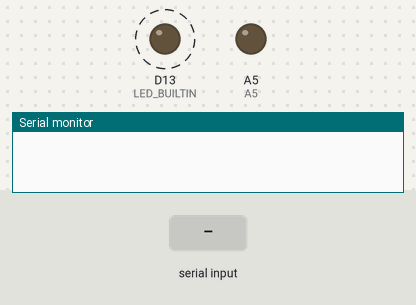
Recording of a sketch running on a simulated Arduino Zero (SAMD21). On the bench: output pins drawn as LEDs (lit = HIGH), the last lines printed to the serial monitor. Dashed ring = blinking. The inputs (shaded band) are chosen by the test bench.

Above: at 1.2 s.
1.3 s: "1\n" received over the second serial link
At 10.05 s:
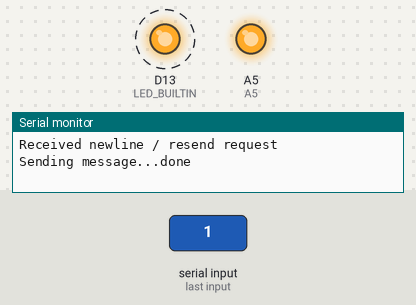
Timing chart, 0 to 10.3 s (numbered marks = the images above; inputs shaded):
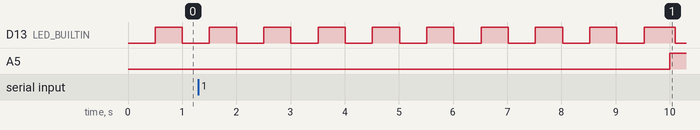

The sketch:

relay-simulator.ino
```cpp
#include <Arduino.h>
#include "wiring_private.h"

#define RX_PIN 10
#define TX_PIN 11
#define RX_PAD SERCOM_RX_PAD_2
#define TX_PAD UART_TX_PAD_0

Uart IridiumInterfaceSerial (&sercom1, RX_PIN, TX_PIN, RX_PAD, TX_PAD);
void SERCOM1_Handler()
{
  IridiumInterfaceSerial.IrqHandler();
}

uint32_t messageTimer, blinkTimer = millis();

void setup() {
  Serial.begin(115200);
  IridiumInterfaceSerial.begin(115200);

  // Assign pins 10 & 11 SERCOM functionality
  pinPeripheral(RX_PIN, PIO_SERCOM);
  pinPeripheral(TX_PIN, PIO_SERCOM);

  pinMode(19, OUTPUT); //A5
  pinMode(LED_BUILTIN, OUTPUT);
}

void sendMessage() {
  Serial.print("Sending message...");
  IridiumInterfaceSerial.println("Test message");
  Serial.println("done");
}

void loop() {
  if (millis() - messageTimer > 10000) {
    messageTimer = millis();
    digitalWrite(19, !digitalRead(19));
    delay(100);
    sendMessage();
  }

  if (IridiumInterfaceSerial.available() > 0) {
    if (IridiumInterfaceSerial.read() == '\n') {
      Serial.println("Received newline / resend request");
      sendMessage();
    }
  }

  if (millis() - blinkTimer > 500) {
    blinkTimer = millis();
    digitalWrite(LED_BUILTIN, !digitalRead(LED_BUILTIN));
  }
}
```

Measured:
- by itself, D13 (LED_BUILTIN): alternates HIGH for 0.50 s and LOW for 0.50 s
